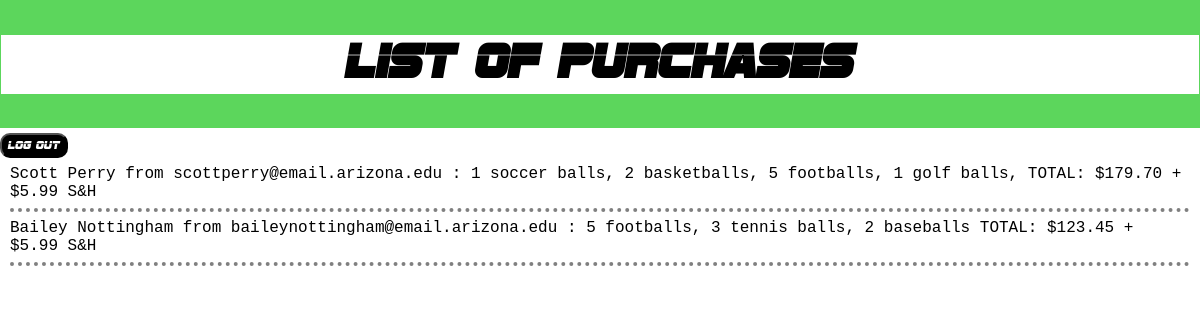
The page /purchases.php on the database as committed earlier.
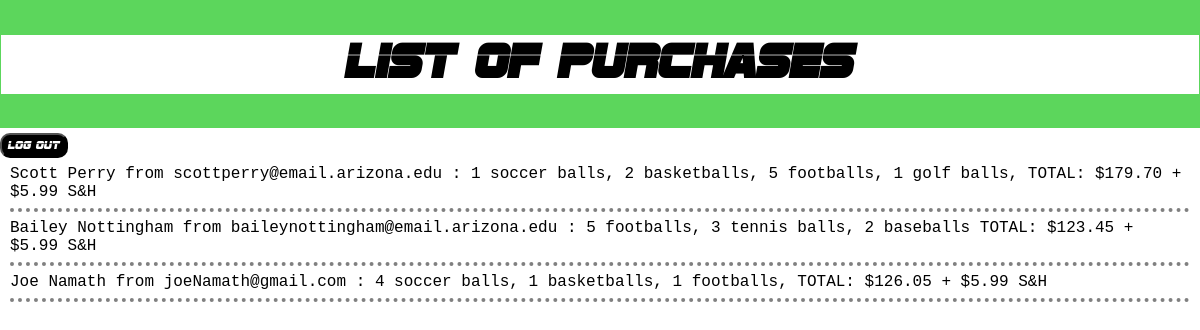
The same page on the database as committed later.
### tables this page shows
CREATE TABLE `purchases` (
  `purchaseId` int(11) NOT NULL AUTO_INCREMENT,
  `userId` int(11) DEFAULT NULL,
  `item1` int(11) DEFAULT NULL,
  `item2` int(11) DEFAULT NULL,
  `item3` int(11) DEFAULT NULL,
  `item4` int(11) DEFAULT NULL,
  `item5` int(11) DEFAULT NULL,
  `item6` int(11) DEFAULT NULL,
  `item7` int(11) DEFAULT NULL,
  PRIMARY KEY (`purchaseId`)
);

CREATE TABLE `accounts` (
  `email` varchar(75) DEFAULT NULL,
  `firstName` varchar(30) DEFAULT NULL,
  `lastName` varchar(30) DEFAULT NULL,
  `password` varchar(255) DEFAULT NULL,
  `id` mediumint(9) NOT NULL AUTO_INCREMENT,
  PRIMARY KEY (`id`)
);

### Database.php (called while the page is built, shortened)
<?php
  class DatabaseAdaptor {
    private  $DB;
    public function __construct() {
      $db = 'mysql:dbname=users;host=127.0.0.1';
      $user = 'root';
      $password = '';
      try {
        $this->DB = new PDO ( $db, $user, $password );
        $this->DB->setAttribute ( PDO::ATTR_ERRMODE, PDO::ERRMODE_EXCEPTION );
      } catch ( PDOException $e ) {
          echo ('Bailey and Scott writes: Error establishing Connection!!!!');
          exit();
      }
    }
    public function purchaseList(){
      $data = $this->DB->prepare("SELECT firstName, lastName, email, item1, item2, item3, item4, item5, item6, item7 FROM accounts JOIN purchases ON id = userId");
      $data->execute();
      return $data->fetchAll( PDO::FETCH_ASSOC );
    }
  }
  $myDatabaseFunctions = new DatabaseAdaptor();
?>

### purchases.php (the view, shortened to what this page needs)
<!DOCTYPE html>
<html>
<head>
  <link href="styles.css" type="text/css" rel="stylesheet" />
</head>
<body>
  <div class="header">
  <h1> List of Purchases </h1>
  </div>
  <form id="logout" action="index.php" method="post"/>
    <input class="cartButtons" type="submit" value="Log Out" />
    <?php
      require_once './Database.php';
      $purchases = $myDatabaseFunctions->purchaseList();
      foreach ($purchases as $row){
        $total = 0;
    ?>
      <p class="report">
      <?= $row['firstName'] ?> <?= $row['lastName'] ?> from <?= $row['email'] ?> :
      <?php if ($row['item1'] != 0){ $total += ($row['item1'] * 19.95);?>
        <?= ($row['item1']) ?> soccer balls,
      <?php } ?>
      <?php if ($row['item2'] != 0){ $total += ($row['item2'] * 25.00);?>
        <?= ($row['item2']) ?> basketballs,
      <?php } ?>
      <?php if ($row['item3'] != 0){ $total += ($row['item3'] * 21.25);?>
        <?= ($row['item3']) ?> footballs,
      <?php } ?>
      <?php if ($row['item4'] != 0){ $total += ($row['item4'] * 3.50);?>
        <?= ($row['item4']) ?> golf balls,
      <?php } ?>
      <?php if ($row['item6'] != 0){ $total += ($row['item6'] * 3.00);?>
        <?= ($row['item6']) ?> tennis balls,
      <?php } ?>
      <?php if ($row['item7'] != 0){ $total += ($row['item7'] * 4.10);?>
        <?= ($row['item7']) ?> baseballs
      <?php } ?>
      TOTAL: $<?= number_format($total,2) ?> + $5.99 S&H
      </p>
    <?php } ?>
</body>
</html>

Rows that differ between the two databases and show on the page:
added purchases: userId.firstName "Joe", userId.lastName "Namath", userId.email "joeNamath@gmail.com", item1 "4", item2 "1", item3 "1", total "126.05"
